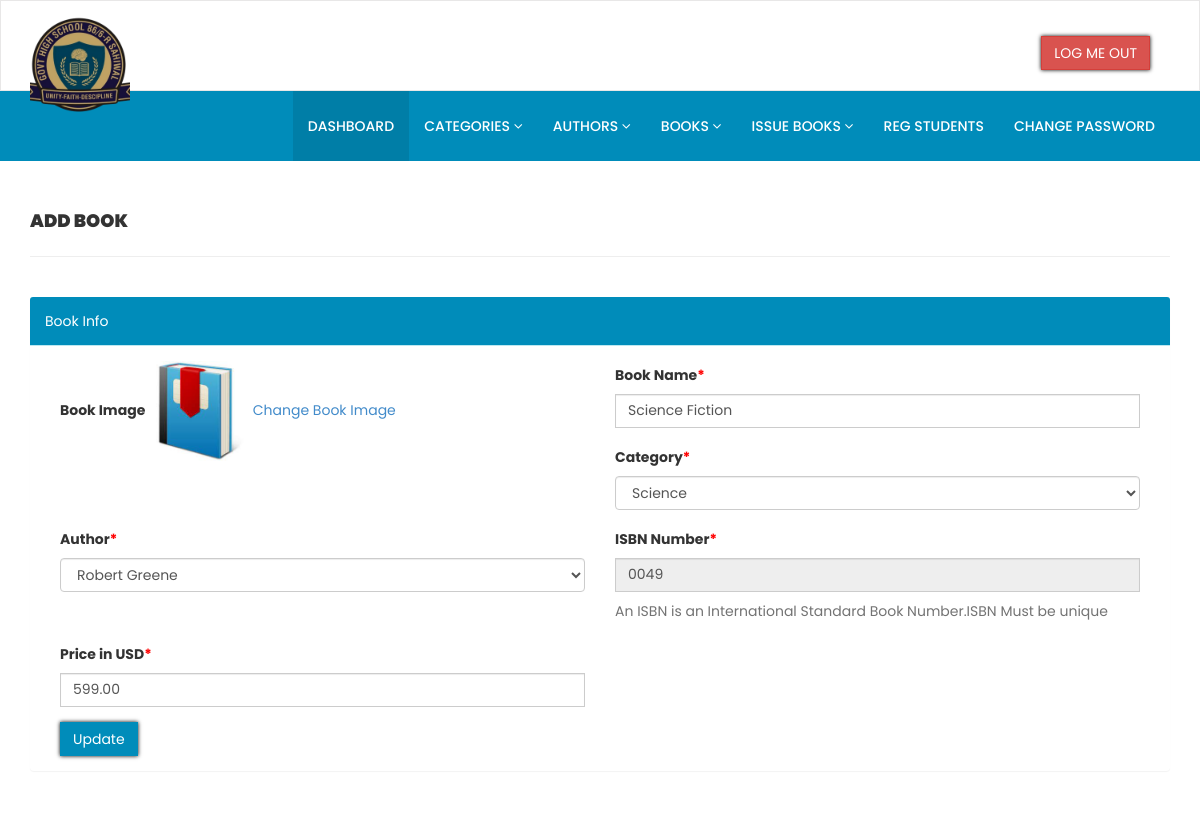
Screenshot of /admin/edit-book.php?bookid=12 (signed in) with the database file from the repository.
### tables this page shows
CREATE TABLE `tblbooks` (
  `id` int(11) NOT NULL,
  `BookName` varchar(255) DEFAULT NULL,
  `CatId` int(11) DEFAULT NULL,
  `AuthorId` int(11) DEFAULT NULL,
  `ISBNNumber` varchar(25) DEFAULT NULL,
  `BookPrice` decimal(10,2) DEFAULT NULL,
  `bookImage` varchar(250) NOT NULL,
  `isIssued` int(1) DEFAULT NULL,
  `RegDate` timestamp NULL DEFAULT current_timestamp(),
  `UpdationDate` timestamp NULL DEFAULT NULL ON UPDATE current_timestamp()
);

CREATE TABLE `tblcategory` (
  `id` int(11) NOT NULL,
  `CategoryName` varchar(150) DEFAULT NULL,
  `Status` int(1) DEFAULT NULL,
  `CreationDate` timestamp NULL DEFAULT current_timestamp(),
  `UpdationDate` timestamp NULL DEFAULT '0000-00-00 00:00:00' ON UPDATE current_timestamp()
);

CREATE TABLE `tblauthors` (
  `id` int(11) NOT NULL,
  `AuthorName` varchar(159) DEFAULT NULL,
  `creationDate` timestamp NULL DEFAULT current_timestamp(),
  `UpdationDate` timestamp NULL DEFAULT NULL ON UPDATE current_timestamp()
);

### admin/edit-book.php (the view, shortened to what this page needs)
<?php
include('includes/config.php');
if (strlen($_SESSION['alogin']) == 0) {
    header('location:index.php');
} else {
    ?>
<!DOCTYPE html>
<html xmlns="http://www.w3.org/1999/xhtml">
<head>
    <link href="assets/css/bootstrap.css" rel="stylesheet" />
    <link href="assets/css/font-awesome.css" rel="stylesheet" />
    <link href="assets/css/style.css" rel="stylesheet" />
</head>
<body>
    <?php include('includes/header.php'); ?>
    <div class="content-wrapper">
        <div class="container">
            <div class="row pad-botm">
                <div class="col-md-12">
                    <h4 class="header-line">Add Book</h4>
                </div>
            </div>
            <div class="row">
                <div class="col-md12 col-sm-12 col-xs-12">
                    <div class="panel panel-info">
                        <div class="panel-heading">
                            Book Info
                        </div>
                        <div class="panel-body">
                            <form role="form" method="post">
                                <?php
                                    $bookid = intval($_GET['bookid']);
                                    $sql = "SELECT tblbooks.BookName,tblcategory.CategoryName,tblcategory.id as cid,tblauthors.AuthorName,tblauthors.id as athrid,tblbooks.ISBNNumber,tblbooks.BookPrice,tblbooks.id as bookid,tblbooks.bookImage from  tblbooks join tblcategory on tblcategory.id=tblbooks.CatId join tblauthors on tblauthors.id=tblbooks.AuthorId where tblbooks.id=:bookid";
                                    $query = $dbh->prepare($sql);
                                    $query->bindParam(':bookid', $bookid, PDO::PARAM_STR);
                                    $query->execute();
                                    $results = $query->fetchAll(PDO::FETCH_OBJ);
                                    if ($query->rowCount() > 0) {
                                        foreach ($results as $result) { ?>
                                <div class="col-md-6">
                                    <div class="form-group">
                                        <label>Book Image</label>
                                        <img src="bookimg/<?php echo htmlentities($result->bookImage); ?>" width="100">
                                        <a
                                            href="change-bookimg.php?bookid=<?php echo htmlentities($result->bookid); ?>">Change
                                            Book Image</a>
                                    </div>
                                </div>
                                <div class="col-md-6">
                                    <div class="form-group">
                                        <label>Book Name<span style="color:red;">*</span></label>
                                        <input class="form-control" type="text" name="bookname"
                                            value="<?php echo htmlentities($result->BookName); ?>" required />
                                    </div>
                                </div>
                                <div class="col-md-6">
                                    <div class="form-group">
                                        <label> Category<span style="color:red;">*</span></label>
                                        <select class="form-control" name="category" required="required">
                                            <option value="<?php echo htmlentities($result->cid); ?>">
                                                <?php echo htmlentities($catname = $result->CategoryName); ?>
                                            </option>
                                        </select>
                                    </div>
                                </div>
                                <div class="col-md-6">
                                    <div class="form-group">
                                        <label> Author<span style="color:red;">*</span></label>
                                        <select class="form-control" name="author" required="required">
                                            <option value="<?php echo htmlentities($result->athrid); ?>">
                                                <?php echo htmlentities($athrname = $result->AuthorName); ?>
                                            </option>
                                        </select>
                                    </div>
                                </div>
                                <div class="col-md-6">
                                    <div class="form-group">
                                        <label>ISBN Number<span style="color:red;">*</span></label>
                                        <input class="form-control" type="text" name="isbn"
                                            value="<?php echo htmlentities($result->ISBNNumber); ?>" readonly />
                                        <p class="help-block">An ISBN is an International Standard Book Number.ISBN Must
                                            be unique</p>
                                    </div>
                                </div>
                                <div class="col-md-6">
                                    <div class="form-group">
                                        <label>Price in USD<span style="color:red;">*</span></label>
                                        <input class="form-control" type="text" name="price"
                                            value="<?php echo htmlentities($result->BookPrice); ?>"
                                            required="required" />
                                    </div>
                                </div>
                                <?php }
                                    } ?>
                                <div class="col-md-12">
                                    <button type="submit" name="update" class="btn btn-info">Update </button>
                                </div>
                            </form>
                        </div>
                    </div>
                </div>
            </div>
        </div>
    </div>
</body>
</html>
<?php } ?>

### admin/assets/css/style.css (style rules this page uses)
.content-wrapper { margin-top: 40px; min-height:800px; padding-bottom:90px; }
.header-line { font-weight:900; padding-bottom:25px; border-bottom:1px solid #eeeeee; text-transform:uppercase; }
.pad-botm { padding-bottom:30px; }

### admin/edit-book.php (style rules this page uses)
.btn-info { border-color: transparent; border-radius: 0px; background-color: #008CBA; box-shadow: 0px 0px 4px black; }
.panel-heading { background-color: #008CBA !important; color: #fff !important; }
.panel { border: none; }
input { border-radius: 0 !important; }

### admin/includes/header.php (style rules this page uses)
* { margin: 0; padding: 0; box-sizing: border-box; font-family: 'Poppins', sans-serif; }

### rows the page displays
tblbooks: bookImage (picture), bookname "Science Fiction", category "Science", author "Robert Greene", isbn "0049", price "599.00"
